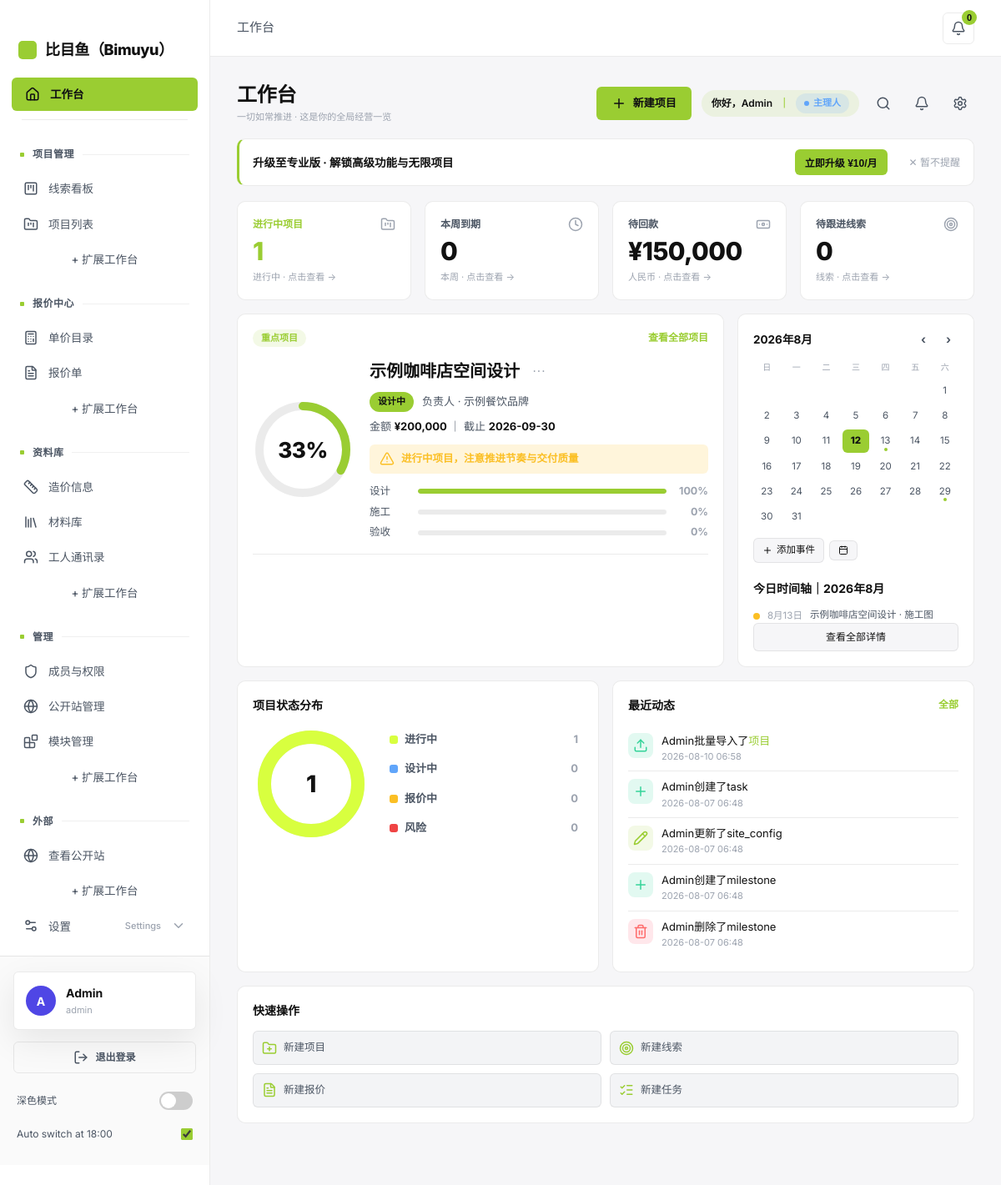
The app's page /app/dashboard (signed in) with its own data.
### tables this page shows
CREATE TABLE collaborators (
  id INTEGER PRIMARY KEY AUTOINCREMENT,
  email TEXT UNIQUE NOT NULL,
  password_hash TEXT NOT NULL,
  display_name TEXT,
  role TEXT DEFAULT 'viewer',
  project_ids TEXT DEFAULT '[]',
  invited_by TEXT,
  invited_at DATETIME,
  expires_at DATETIME,
  last_access_at DATETIME,
  revoked BOOLEAN DEFAULT FALSE,
  token TEXT
, avatar_url TEXT, username TEXT, membership_level TEXT DEFAULT 'standard', login_days INTEGER DEFAULT 0, earnings REAL DEFAULT 0, onboarding_done INTEGER DEFAULT 0);

CREATE TABLE audit_log (
  id INTEGER PRIMARY KEY AUTOINCREMENT,
  actor_id INTEGER,
  action TEXT,
  target_type TEXT,
  target_id INTEGER,
  detail TEXT,
  created_at DATETIME DEFAULT CURRENT_TIMESTAMP
);

### app/routers/app_dashboard.py (the view)
@router.get("/dashboard", response_class=HTMLResponse)
async def dashboard_app(request: Request, user: dict = Depends(get_current_user)):
    return _render_dashboard(request, user)

### templates/app/dashboard.html (shortened to what this page needs)
{% extends "app/base.html" %}
{% block content %}
<div class="wb-topbar">
  <div>
    <div class="wb-topbar__title">工作台</div>
    <div class="wb-topbar__sub">一切如常推进 · 这是你的全局经营一览</div>
  </div>
  <div class="wb-topbar__right">
    <a href="/app/projects/new" class="btn btn-accent"><i data-lucide="plus"></i>新建项目</a>
    <span class="wb-topbar__user">
      <span class="who">你好，{{ user.display_name or user.username }}</span>
      <span class="role">｜</span>
      <span class="membership-badge" data-level="{{ level.level }}">{{ level.label }}</span>
    </span>
    <button class="wb-iconbtn" title="搜索"><i data-lucide="search"></i></button>
    <button class="wb-iconbtn" title="通知"><i data-lucide="bell"></i></button>
    <button class="wb-iconbtn" title="设置"><i data-lucide="settings"></i></button>
  </div>
</div>
{% if promo and promo.visible %}
<div class="wb-upgrade" id="wbUpgrade">
  <div class="wb-upgrade__body">
    <div class="wb-upgrade__t">{{ promo.title }}</div>
  </div>
  <button class="btn btn-accent btn-sm" id="wbUpgradeBtn">{{ promo.btn }}</button>
  <span class="wb-upgrade__close" id="wbUpgradeClose" title="暂不提醒">✕ 暂不提醒</span>
</div>
{% endif %}
<div class="bento">
  {% for m in metrics %}
  <a class="bento-card bento-metric bento-m{{ loop.index }}{% if m.accent %} is-accent{% endif %}" href="{{ m.url }}">
    <div class="bento-metric__head">
      <span class="bento-metric__label">{{ m.label }}</span>
      <i data-lucide="{{ m.icon }}" class="bento-metric__icon"></i>
    </div>
    <div class="bento-metric__value">{{ m.value }}</div>
    <div class="bento-metric__meta">{{ m.meta }} · 点击查看 →</div>
  </a>
  {% endfor %}
  <section class="bento-card bento-kp">
    <h3 class="bento-title">
      <span class="pill pill-accent">重点项目</span>
      <a class="bento-link" href="/app/projects">查看全部项目</a>
    </h3>
    <div id="kpTop"></div>
    <div class="kp-divider"></div>
  </section>
  <section class="bento-card bento-cal">
    <div class="wb-cal__head">
      <span>{{ month_label }}</span>
      <span class="wb-cal__arrows">
        <a href="?month={{ prev_month }}" title="上个月">‹</a>
        <a href="?month={{ next_month }}" title="下个月">›</a>
      </span>
    </div>
    <div class="wb-cal__grid">
      <div class="h">日</div><div class="h">一</div><div class="h">二</div><div class="h">三</div>
      <div class="h">四</div><div class="h">五</div><div class="h">六</div>
      {% for week in cal_weeks %}
        {% for d in week %}
          {% if d %}
          <div class="d{% if d == cal_today %} is-today{% endif %}{% if d in milestone_days %} has-event{% endif %}">{{ d }}</div>
          {% else %}
          <div class="d empty"></div>
          {% endif %}
        {% endfor %}
      {% endfor %}
    </div>
    <div class="wb-cal__bar">
      <a class="wb-cal__cbtn" href="/app/projects/new"><i data-lucide="plus"></i>添加事件</a>
      <a class="wb-cal__cbtn" href="/app/projects" title="查看项目"><i data-lucide="calendar"></i></a>
    </div>
    <h3 class="bento-title" style="margin-top:14px;">今日时间轴｜{{ month_label }}</h3>
    <div class="wb-tl">
      {% for it in timeline %}
      <div class="wb-tl__it">
        <span class="wb-tl__dot" style="background:{{ it.color }}"></span>
        <span class="wb-tl__t">{{ it.time }}</span>
        {% if it.link %}<a class="wb-tl__e" href="{{ it.link }}">{{ it.event }}</a>{% else %}<span class="wb-tl__e">{{ it.event }}</span>{% endif %}
      </div>
      {% else %}
      <div class="activity-empty">未来 7 天暂无待办里程碑</div>
      {% endfor %}
    </div>
    <a class="wb-cal__viewall" href="/app/projects">查看全部详情</a>
  </section>
  <section class="bento-card bento-status">
    <h3 class="bento-title">项目状态分布</h3>
    <div class="kp-donut-wrap">
      <div class="kp-donut">
        <svg width="140" height="140" viewBox="0 0 140 140" aria-hidden="true">
          <circle cx="70" cy="70" r="56" fill="none" stroke="var(--border)" stroke-width="16"/>
          {% set C = 351.86 %}
          {% for s in donut_segments %}
          <circle cx="70" cy="70" r="56" fill="none" stroke="{{ s.color }}" stroke-width="16"
                  stroke-linecap="butt"
                  stroke-dasharray="{{ (s.dash/100*C)|round(2) }} {{ C }}"
                  stroke-dashoffset="{{ (-(s.offset/100*C))|round(2) }}"
                  transform="rotate(-90 70 70)"/>
          {% endfor %}
        </svg>
        <span class="kp-donut__center">{{ donut_center }}</span>
      </div>
      <div class="kp-legend">
        {% for l in donut_legend %}
        <a class="kp-legend__item" href="/app/projects">
          <span class="kp-legend__dot" style="background:{{ l.color }}"></span>
          <span class="kp-legend__name">{{ l.label }}</span>
          <span class="kp-legend__count">{{ l.count }}</span>
        </a>
        {% endfor %}
      </div>
    </div>
  </section>
  <section class="bento-card bento-activity">
    <h3 class="bento-title">
      最近动态
      <a class="bento-link" href="/app/notifications">全部</a>
    </h3>
    <div class="activity-list">
      {% for a in activity %}
      <div class="activity-item">
        <span class="activity-item__icon {{ a.icls }}"><i data-lucide="{{ a.icon }}"></i></span>
        <div class="activity-item__main">
          <div class="activity-item__text">{{ a.text | safe }}</div>
          <div class="activity-item__time">{{ a.time }}</div>
        </div>
      </div>
      {% else %}
      <div class="activity-empty">暂无动态</div>
      {% endfor %}
    </div>
  </section>
  <section class="bento-card bento-quick">
    <h3 class="bento-title">快速操作</h3>
    <div class="wb-quick">
      {% for q in quick_actions %}
      <a class="wb-quick__btn" href="{{ q.url }}"><i data-lucide="{{ q.icon }}"></i>{{ q.label }}</a>
      {% endfor %}
    </div>
  </section>
</div>
{% endblock %}

### templates/app/base.html (shortened to what this page needs)
<!DOCTYPE html>
<html lang="zh-CN">
<head>
  <link rel="stylesheet" href="/static/css/style.css">
  <link rel="stylesheet" href="/static/css/halo.css?v=19">
  <link rel="stylesheet" href="/static/css/cockpit.css?v=3">
  <link rel="stylesheet" href="https://cdnjs.cloudflare.com/ajax/libs/cropperjs/1.6.1/cropper.min.css">
</head>
<body>
  <div class="app-layout">
    <aside class="app-sidebar">
      <div class="sidebar-brand">
        <span class="brand-mark" aria-hidden="true"></span>
        <span>比目鱼（Bimuyu）</span>
      </div>
      {% set cur = request.url.path %}
      {% set t = request.query_params.get('tab', '') %}
      {% set extend_base = "https://vsence.com/pricing" %}
      {% set _parts = cur.split('/') %}
      {% set _section = '/' + _parts[1] + ('/' + _parts[2] if _parts|length > 2 and _parts[2] != '' else '') %}
      {% set _title_map = {
        '/app': '工作台',
        '/app/dashboard': '工作台',
        '/dashboard': '工作台',
        '/app/pipeline': '线索看板',
        '/app/projects': '项目列表',
        '/app/quotes': '报价单',
        '/app/catalog': '单价目录',
        '/app/calculator': '造价信息',
        '/app/library': '材料库',
        '/app/workers': '工人通讯录',
        '/app/settings': '设置',
        '/app/modules': '模块管理',
        '/app/notifications': '消息中心',
        '/app/tasks': '待办'
      } %}
      {% set section_title = _title_map.get(_section, '工作台') %}
      <nav data-onb="nav">
        <ul class="app-nav">
          <li>
            <a href="/dashboard" class="nav-dash{% if cur == '/dashboard' or cur == '/app/dashboard' or cur == '/app/' %} active{% endif %}">
              <i data-lucide="home"></i>
              工作台
            </a>
          </li>
          <li class="nav-divider"></li>
          <li class="nav-section"><span class="nav-section__zh">项目管理</span></li>
          <li><a href="/app/pipeline" {% if cur == '/app/pipeline' %}class="active"{% endif %}><i data-lucide="kanban-square"></i>线索看板</a></li>
          <li><a href="/app/projects" {% if cur == '/app/projects' %}class="active"{% endif %}><i data-lucide="folder-kanban"></i>项目列表</a></li>
          <li><a class="nav-extend" href="{{ extend_base }}?from=projects" target="_blank" rel="noopener">+ 扩展工作台</a></li>
          <li class="nav-section"><span class="nav-section__zh">报价中心</span></li>
          <li><a href="/app/catalog" {% if cur == '/app/catalog' %}class="active"{% endif %}><i data-lucide="calculator"></i>单价目录</a></li>
          <li><a href="/app/quotes" {% if cur == '/app/quotes' %}class="active"{% endif %}><i data-lucide="file-text"></i>报价单</a></li>
          <li><a class="nav-extend" href="{{ extend_base }}?from=quotes" target="_blank" rel="noopener">+ 扩展工作台</a></li>
          <li class="nav-section"><span class="nav-section__zh">资料库</span></li>
          <li><a href="/app/calculator" {% if cur == '/app/calculator' %}class="active"{% endif %}><i data-lucide="ruler"></i>造价信息</a></li>
          <li><a href="/app/library" {% if cur == '/app/library' %}class="active"{% endif %}><i data-lucide="library"></i>材料库</a></li>
          <li><a href="/app/workers" {% if cur == '/app/workers' %}class="active"{% endif %}><i data-lucide="users"></i>工人通讯录</a></li>
          <li><a class="nav-extend" href="{{ extend_base }}?from=library" target="_blank" rel="noopener">+ 扩展工作台</a></li>
          {% if user and user.role == 'admin' %}
          <li class="nav-section"><span class="nav-section__zh">管理</span></li>
          <li><a href="/app/settings?tab=members" {% if cur == '/app/settings' and t == 'members' %}class="active"{% endif %}><i data-lucide="shield"></i>成员与权限</a></li>
          <li><a href="/app/settings?tab=public" {% if cur == '/app/settings' and t == 'public' %}class="active"{% endif %}><i data-lucide="globe"></i>公开站管理</a></li>
          <li><a href="/app/modules" {% if cur == '/app/modules' %}class="active"{% endif %}><i data-lucide="blocks"></i>模块管理</a></li>
          <li><a class="nav-extend" href="{{ extend_base }}?from=manage" target="_blank" rel="noopener">+ 扩展工作台</a></li>
          {% endif %}
          <li class="nav-section"><span class="nav-section__zh">外部</span></li>
          <li data-onb="public"><a href="/" target="_blank"><i data-lucide="globe"></i>查看公开站</a></li>
          <li><a class="nav-extend" href="{{ extend_base }}?from=external" target="_blank" rel="noopener">+ 扩展工作台</a></li>
          {% if user and user.role == 'admin' %}
          <li class="nav-dropdown {% if cur == '/app/settings' %}open{% endif %}" data-onb="settings">
            <button type="button" class="nav-dropdown__toggle" aria-haspopup="true" aria-expanded="{% if cur == '/app/settings' %}true{% else %}false{% endif %}" onclick="var d=this.parentElement;d.classList.toggle('open');this.setAttribute('aria-expanded',d.classList.contains('open'))">
              <span class="nav-dropdown__main"><i data-lucide="settings-2"></i><span class="nav-dropdown__zh">设置</span></span><span class="nav-dropdown__en">Settings</span>
              <i data-lucide="chevron-down" class="nav-dropdown__chevron"></i>
            </button>
          </li>
          {% endif %}
        </ul>
      </nav>
      <div class="sidebar-footer">
          <div class="sidebar-user" id="sidebarUser" data-onb="account"
               onclick="location.href='/app/account'" title="查看账户与权益">
            {% if user.avatar_url %}
            <img class="user-avatar" src="{{ user.avatar_url }}" alt="">
            {% else %}
            <span class="user-avatar" aria-hidden="true">{{ (user.display_name or user.username or user.email)[0:1] | upper }}</span>
            {% endif %}
            <div class="user-info">
              <span class="user-name">{{ user.display_name or user.username or user.email }}</span>
              <span class="user-role">{{ (user.role or 'member') | lower }}</span>
            </div>
          </div>
          <a href="/app/logout" class="sidebar-logout">
            <i data-lucide="log-out"></i>
            <span>退出登录</span>
          </a>
        <div class="theme-switch-row">
          <span class="theme-switch-label">深色模式</span>
          <label class="switch switch--small" title="Toggle dark / light theme">
            <span class="slider"></span>
          </label>
        </div>
        <label class="auto-toggle-row" title="Automatically switch to dark mode after 18:00">
          <span class="auto-label">Auto switch at 18:00</span>
          <input type="checkbox" id="autoToggle" onchange="toggleAuto()">
        </label>
      </div>
    </aside>
    <main class="app-main">
      <header class="app-topbar" data-onb="top">
        <div class="topbar-left">
          <span class="topbar-section">{{ section_title }}</span>
        </div>
        <div class="topbar-right">
          <div class="topbar-bell" id="bellWrap">
            <button type="button" class="topbar-bell__btn" id="bellBtn"
                    aria-label="消息中心" aria-haspopup="true" aria-expanded="false">
              <i data-lucide="bell"></i>
              <span class="topbar-bell__badge" id="bellBadge" hidden>0</span>
            </button>
          </div>
        </div>
      </header>
      <div class="content">
        {% block content %}{% endblock %}
      </div>
    </main>
  </div>
</body>
</html>

### static/css/style.css (style rules this page uses)
:root { --bg: #f7f4ee; --surface: #ffffff; --text: #1c201d; --muted: #6a645d; --accent: #63615A; --accent-rgb: 99, 97, 90; --accent-signature: #c8ff00; --case-accent: #c8ff00; --accent-light: #ece9e3; --border: #e3ddd2; --radius: 14px; --radius-lg: 24px; --shadow: 0 10px 30px rgba(var(--accent-rgb), 0.08); --shadow-card: 0 8px 24px rgba(0, 0, 0, .06); --shadow-card-hover: 0 12px 30px rgba(26, 22, 20, .12); --cases-grid-cols: 2; --cases-grid-gap: 20px; --cases-grid-mt: 30px; --lift: -6px; --ease-out: cubic-bezier(.23, 1, .32, 1); --font: "Prompt", "Noto Sans SC", "PingFang SC", -apple-system, BlinkMacSystemFont, "Segoe UI", sans-serif; --font-display: "Prompt", "Noto Sans SC", sans-serif; }
* { box-sizing: border-box; margin: 0; padding: 0; }
body { font-family: var(--font); background: var(--bg); color: var(--text); line-height: 1.6; min-height: 100vh; }
a { color: var(--accent); text-decoration: none; }
.btn, .btn-primary { display: inline-block; padding: 12px 28px; background: transparent; color: var(--accent) !important; border: 1px solid var(--accent); border-radius: 100px; font-size: .9rem; font-weight: 500; cursor: pointer; text-decoration: none !important; transition: background-color .3s ease, color .3s ease, border-color .3s ease; }
.app-layout { display: flex; min-height: 100vh; }
.app-sidebar { width: 220px; background: var(--accent); color: #fff; padding: 24px 0; flex-shrink: 0; }
.app-nav { list-style: none; }
.app-nav a { display: block; padding: 10px 20px; color: rgba(255,255,255,.75); font-size: .875rem; text-decoration: none; }
.app-nav a:hover, .app-nav a.active { background: rgba(255,255,255,.1); color: #fff; text-decoration: none; }
.app-main { flex: 1; padding: 32px; overflow-x: auto; }

### records on screen
collaborators: display_name "A", display_name "Admin", role "admin"
audit_log: text "Admin批量导入了 项目", time "2026-08-10 06:58"
audit_log: text "Admin创建了task", time "2026-08-07 06:48"
audit_log: text "Admin更新了site_config", time "2026-08-07 06:48"
audit_log: text "Admin创建了milestone", time "2026-08-07 06:48"
audit_log: text "Admin删除了milestone", time "2026-08-07 06:48"

### other values on screen
{{ section_title }} "工作台"
{{ level.label }} "主理人"
{{ promo.title }} "升级至专业版 · 解锁高级功能与无限项目"
{{ promo.btn }} "立即升级 ¥10/月"
{{ m.label }} "进行中项目" "本周到期" "待回款" "待跟进线索"
{{ m.value }} "1" "0" "¥150,000" "0"
{{ m.meta }} "进行中" "本周" "人民币" "线索"
{{ month_label }} "2026年8月"
{{ d }} "1" "2" "3" "4" "5" "6" "7" "8" "9" "10" "11" "12" "13" "14" "15" "16" "17" "18" "19" "20" "21" "22" "23" "24" "25" "26" "27" "28" "29" "30" "31"
{{ it.time }} "8月13日"
{{ it.event }} "示例咖啡店空间设计 · 施工图"
{{ donut_center }} "1"
{{ l.label }} "进行中" "设计中" "报价中" "风险"
{{ l.count }} "1" "0" "0" "0"
{{ q.label }} "新建项目" "新建线索" "新建报价" "新建任务"
